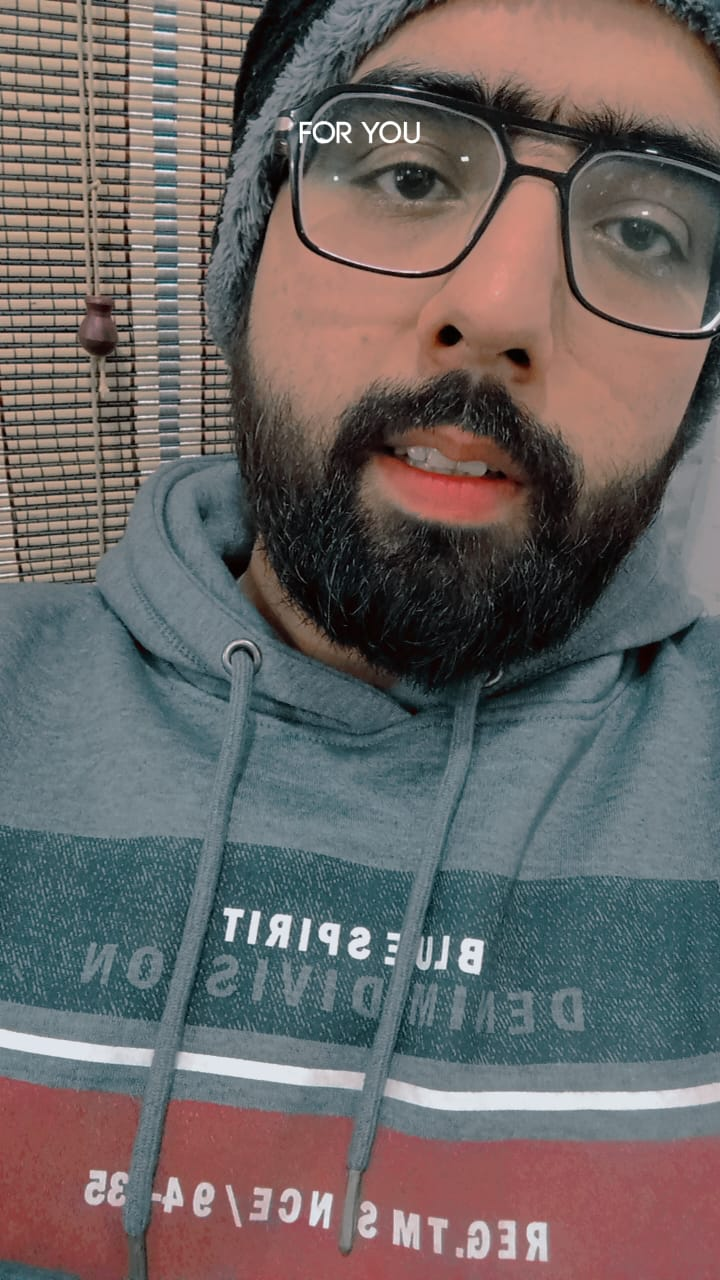
#> input picture Open Cv Image Edge Detection/my_pic.jpg, 720 x 1280 px
$ jupyter execute --allow-errors Image_Edge_Detection.ipynb   (older library calls are emulated)
#> lines starting #> are read from the running program, lines starting #| are printed output that depends on the picture
[cell 1]
import cv2
import numpy as np
from PIL import Image
import matplotlib.pyplot as plt
import dlib
from tensorflow.keras.preprocessing import image
from tensorflow.keras.applications.mobilenet_v2 import MobileNetV2, preprocess_input
from tensorflow.keras.models import Model

[cell 2]
# Load pre-trained MobileNetV2 for segmentation
# [4 lines left out: function load_mobilenetv2, not called in this run]

# Function to upload image
def upload_image():
    uploaded_image_path = input("my_pic.jpg")
#> the answer given: my_pic.jpg
    img = Image.open(uploaded_image_path)
#> img is the input picture: PIL image 720x1280 RGB; mean R, G, B 107.6, 101.5, 100.6
    plt.imshow(img)
    plt.axis('off')
    plt.show()
    return img

# Function to display image
def display_image(image, title="Image"):
    plt.imshow(image, cmap='gray')
    plt.title(title)
    plt.axis('off')
    plt.show()

[cell 3]
# Function to apply edge operator
def apply_edge_operator(image, operator_name):
    # Convert the image to grayscale
#> called with operator_name = 'canny'
    gray = cv2.cvtColor(np.array(image), cv2.COLOR_RGB2GRAY)
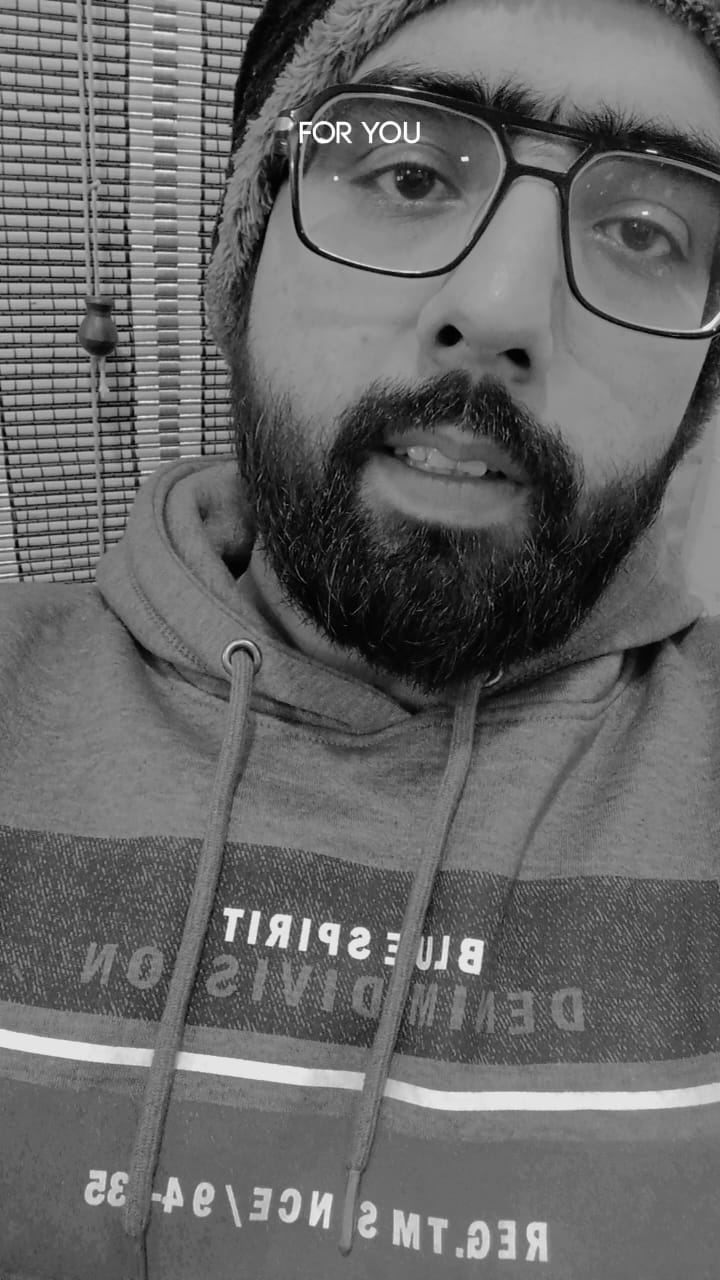
#> gray: shape (1280, 720); min 0, max 255, mean 103.2

    if operator_name == 'canny':
        # Apply Canny edge detector
        edges = cv2.Canny(gray, 50, 150)
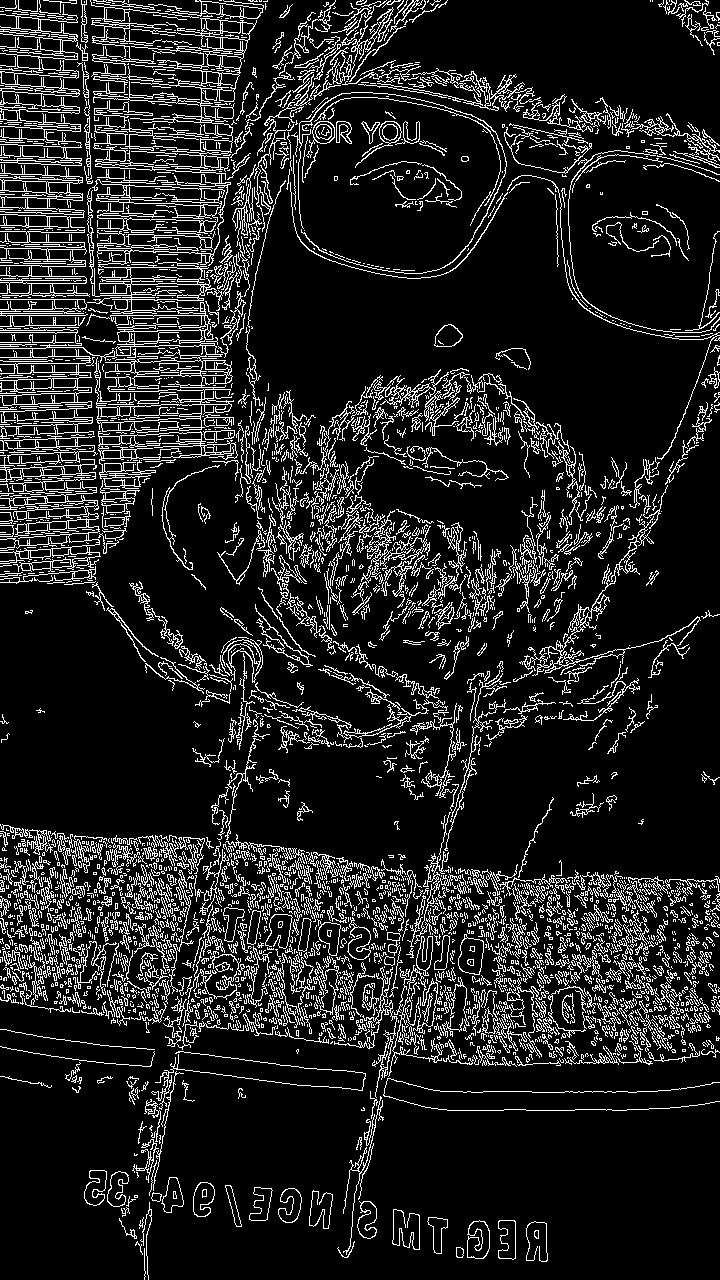
#> edges: shape (1280, 720); 12.8% white in thin lines or dots
    elif operator_name == 'sobel_x':
        # Apply Sobel X operator
        edges = cv2.Sobel(gray, cv2.CV_64F, 1, 0, ksize=5)
    elif operator_name == 'sobel_y':
        # Apply Sobel Y operator
        edges = cv2.Sobel(gray, cv2.CV_64F, 0, 1, ksize=5)
    elif operator_name == 'laplacian':
        # Apply Laplacian operator
        edges = cv2.Laplacian(gray, cv2.CV_64F)
    elif operator_name == 'hsb':
        # Convert image to HSB
        hsb = cv2.cvtColor(np.array(image), cv2.COLOR_RGB2HSV)
        edges = cv2.Canny(hsb[:, :, 2], 50, 150)
    elif operator_name == 'hsv':
        # Convert image to HSV
        hsv = cv2.cvtColor(np.array(image), cv2.COLOR_RGB2HSV)
        edges = cv2.Canny(hsv[:, :, 2], 50, 150)
    elif operator_name == 'log':
        # Apply Laplacian of Gaussian (LoG) operator
        gray_blur = cv2.GaussianBlur(gray, (5, 5), 0)
        edges = cv2.Laplacian(gray_blur, cv2.CV_64F)

    # Display the result
    display_image(np.abs(edges).astype(np.uint8), f"{operator_name.capitalize()} Edge Detection")

    return edges

[cell 4]
# Function for face segmentation using SVM
def segment_face_svm(image):
    # Load face detector from dlib
    detector = dlib.get_frontal_face_detector()

    # Convert image to grayscale
    gray = cv2.cvtColor(np.array(image), cv2.COLOR_RGB2GRAY)

    # Detect faces in the image
    faces = detector(gray)

    if len(faces) == 0:
        print("No face found in the image for SVM segmentation.")
        return None

    # Assume the first detected face is the user's face
    x, y, w, h = faces[0].left(), faces[0].top(), faces[0].width(), faces[0].height()

    # Extract the face region
    face = image.crop((x, y, x + w, y + h))

    return face

[cell 5]
# Function for face segmentation using K-Means clustering
# [24 lines left out: function segment_face_kmeans, not called in this run]

[cell 6]
# Function for face segmentation using DeepLabV3
# [24 lines left out: function segment_face_deeplab, not called in this run]

[cell 7]
# Example usage
uploaded_image = upload_image()

# Display the original image
display_image(uploaded_image, "Original Image")

[cell 8]
# Apply Canny edge detector and display the result
canny_edges = apply_edge_operator(uploaded_image, 'canny')

[cell 9]
# Apply Sobel X operator and display the result
sobel_x = apply_edge_operator(uploaded_image, 'sobel_x')
#> call 3 of display_image, with title = 'Sobel_x Edge Detection'
#> in display_image (call 3), `plt.show()`:
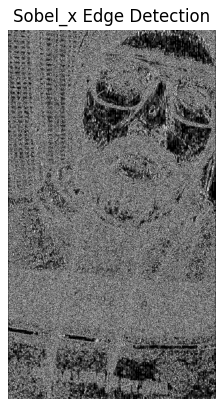
#> figure drawn by matplotlib, 1 panel

[cell 10]
# Apply Sobel Y operator and display the result
sobel_y = apply_edge_operator(uploaded_image, 'sobel_y')
#> call 4 of display_image, with title = 'Sobel_y Edge Detection'
#> in display_image (call 4), `plt.show()`:
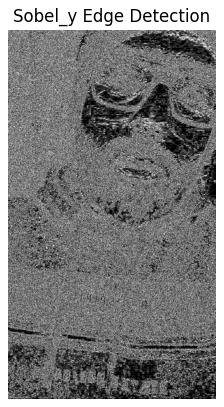
#> figure drawn by matplotlib, 1 panel

[cell 11]
# Apply Laplacian operator and display the result
laplacian = apply_edge_operator(uploaded_image, 'laplacian')
#> call 4 of apply_edge_operator, with operator_name = 'laplacian'
#> in apply_edge_operator (call 4), `edges = cv2.Laplacian(gray, cv2.CV_64F)`:
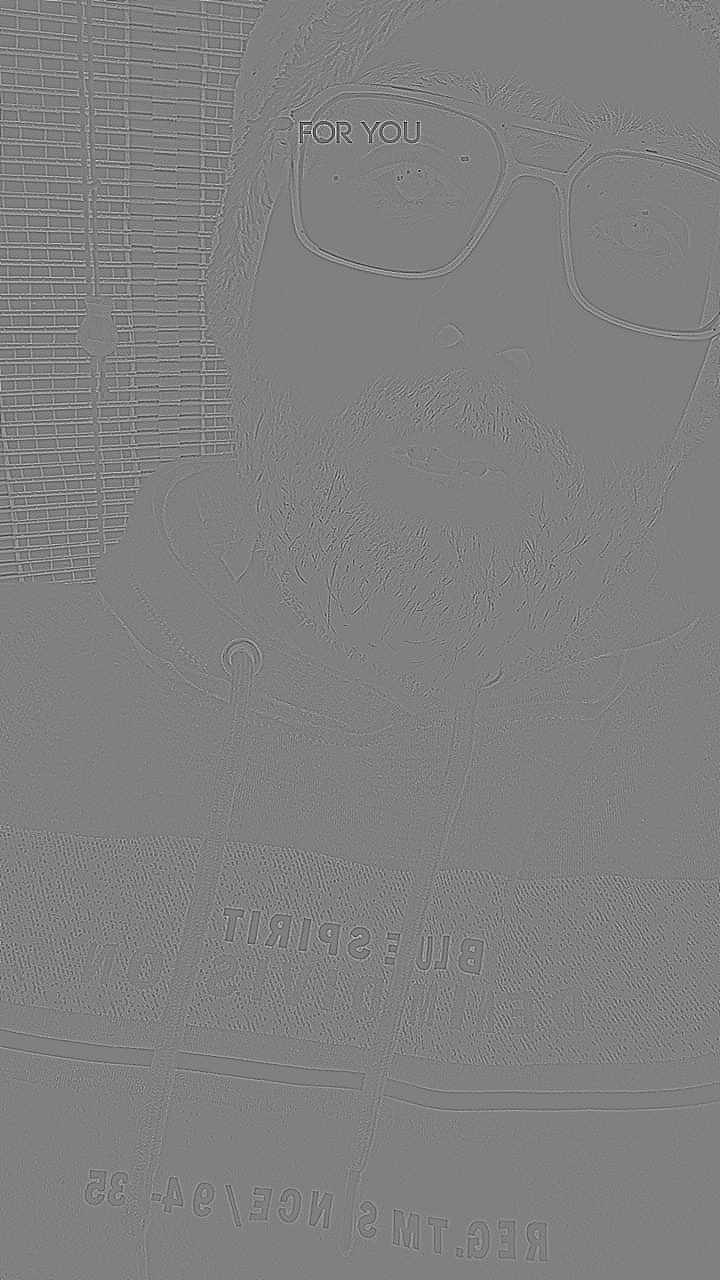
#> edges: shape (1280, 720) float64; min -248, max 245, mean 0; drawn with min black and max white
#> in display_image (call 5), `plt.show()`:
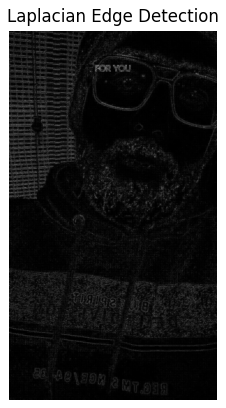
#> figure drawn by matplotlib, 1 panel

[cell 12]
# Convert image to HSB, apply Canny edge detector, and display the result
hsb_edges = apply_edge_operator(uploaded_image, 'hsb')
#> in apply_edge_operator (call 5), `hsb = cv2.cvtColor(np.array(image), cv2.COLOR_RGB2HSV)`: hsb: shape (1280, 720, 3); mean H, S, V 66, 68.6, 120
#> in apply_edge_operator (call 5), `edges = cv2.Canny(hsb[:, :, 2], 50, 150)`:
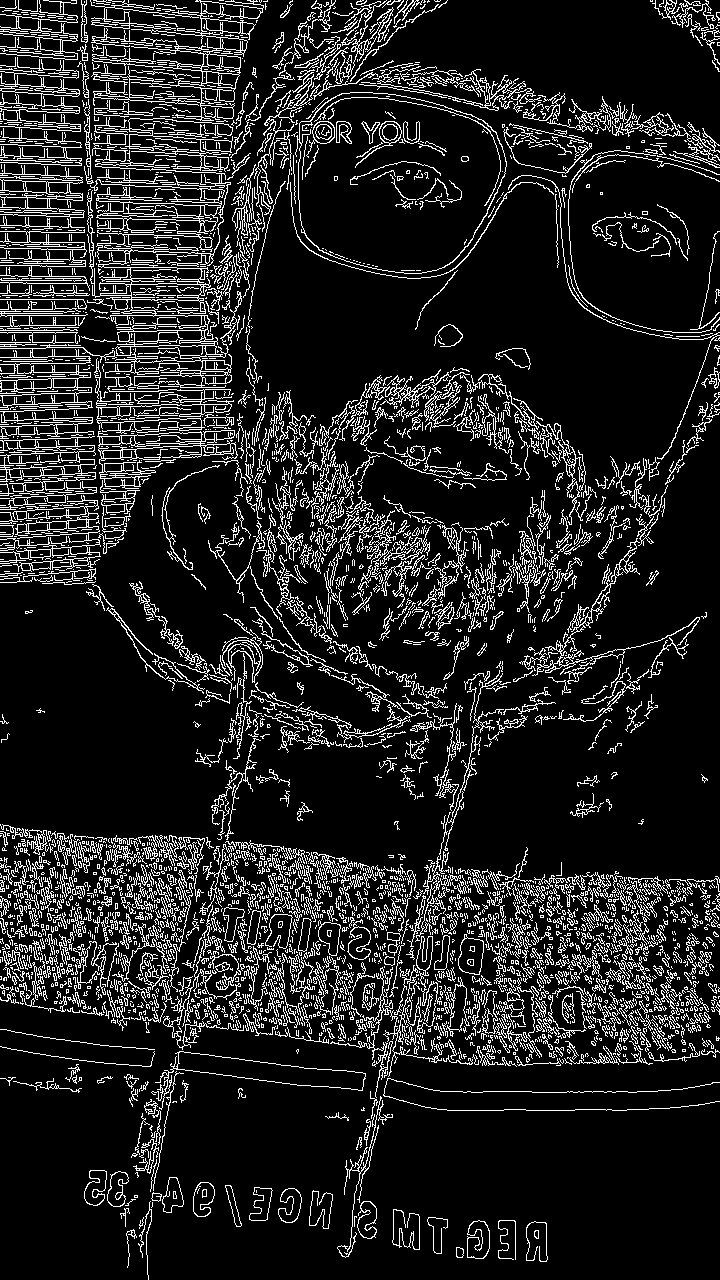
#> edges: shape (1280, 720); 13% white in thin lines or dots

[cell 13]
# Convert image to HSV, apply Canny edge detector, and display the result
hsv_edges = apply_edge_operator(uploaded_image, 'hsv')

[cell 14]
# Apply Laplacian of Gaussian (LoG) operator and display the result
log_edges = apply_edge_operator(uploaded_image, 'log')
#> in display_image (call 8), `plt.show()`:
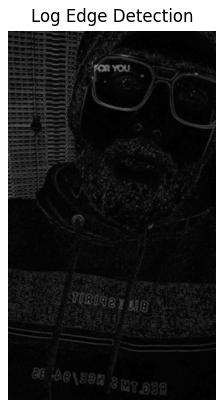
#> figure drawn by matplotlib, 1 panel
